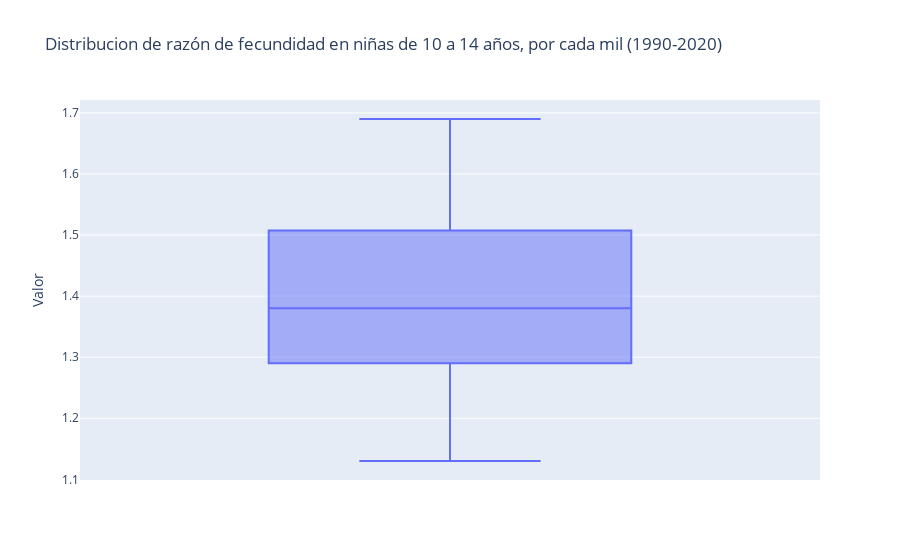

Notebook source saved alongside this figure:
### Code cell
# Observamos esas estadisticas en un boxplot
fig = px.box(razon_fecundidad,y="Valor", 
             title='Distribucion de razón de fecundidad en niñas de 10 a 14 años, por cada mil (1990-2020)')

fig.show()

### Figure 1 — Plotly figure (JSON) as saved in the notebook; plotly's stock layout.template omitted (floating-point values rounded to 4 significant figures)
{"data": [{"alignmentgroup": "True", "hovertemplate": "Valor=%{y}<extra></extra>", "legendgroup": "", "marker": {"color": "#636efa"}, "name": "", "notched": false, "offsetgroup": "", "orientation": "v", "showlegend": false, "type": "box", "x0": " ", "xaxis": "x", "y": [1.69, 1.38, 1.4, 1.35, 1.4, 1.17, 1.2, 1.13, 1.33, 1.47, 1.63, 1.56, 1.54, 1.25, 1.27, 1.51, 1.51, 1.52, 1.49, 1.56, 1.46, 1.39, 1.5, 1.29, 1.37, 1.32, 1.31, 1.3, 1.29, 1.29, 1.28], "y0": " ", "yaxis": "y"}], "layout": {"boxmode": "group", "legend": {"tracegroupgap": 0}, "title": {"text": "Distribucion de razón de fecundidad en niñas de 10 a 14 años, por cada mil (1990-2020)"}, "xaxis": {"anchor": "y", "domain": [0, 1]}, "yaxis": {"anchor": "x", "domain": [0, 1], "title": {"text": "Valor"}}}}
